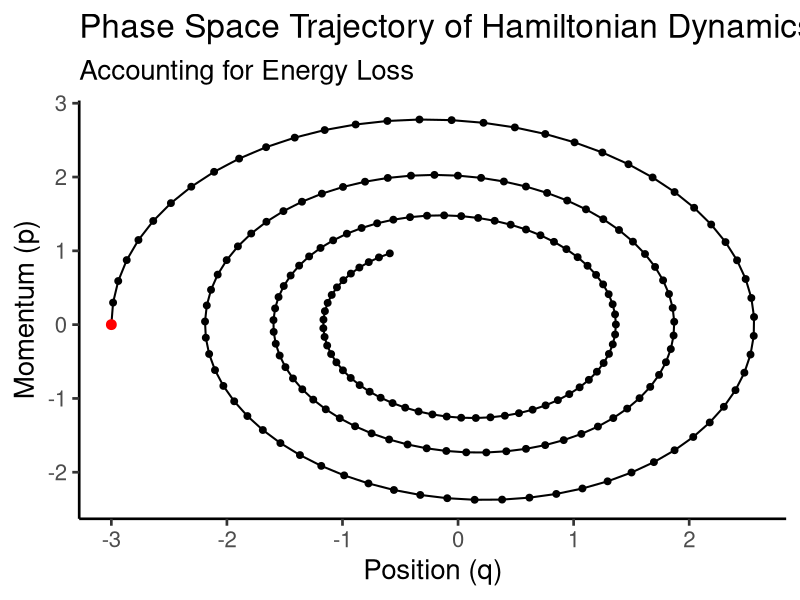
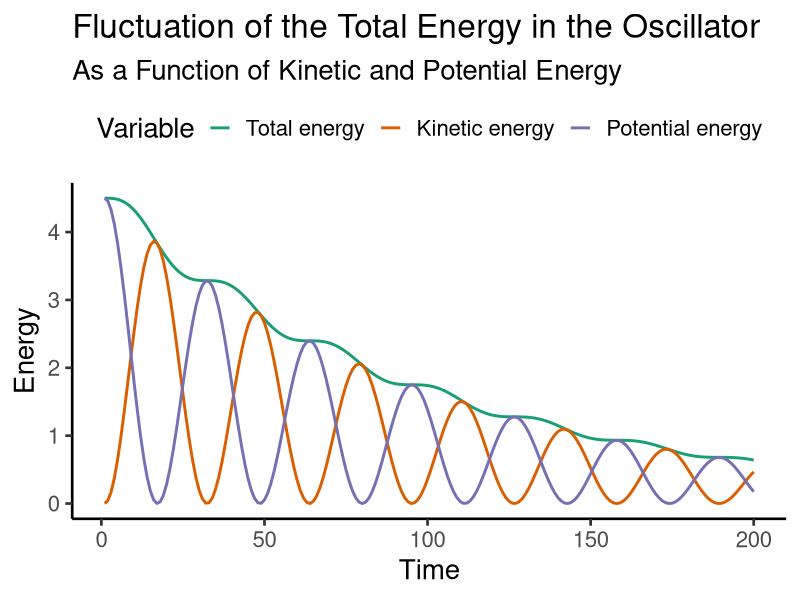
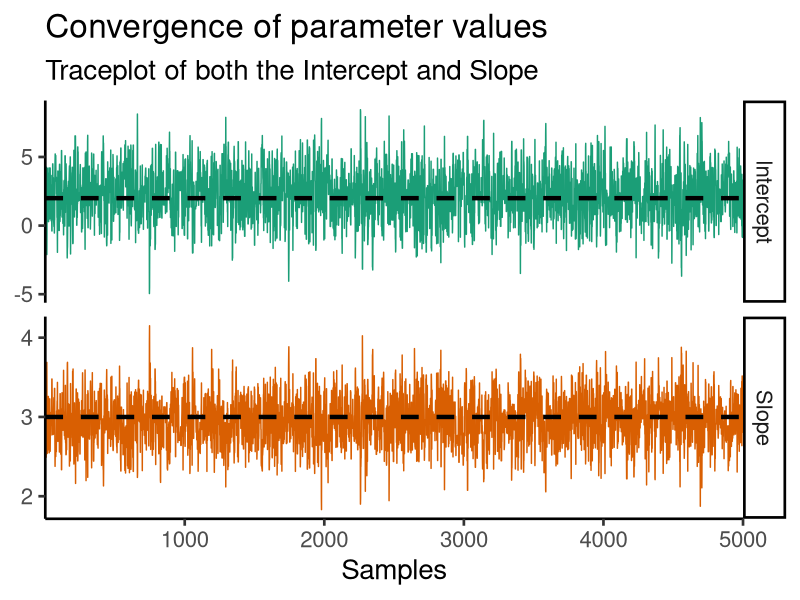
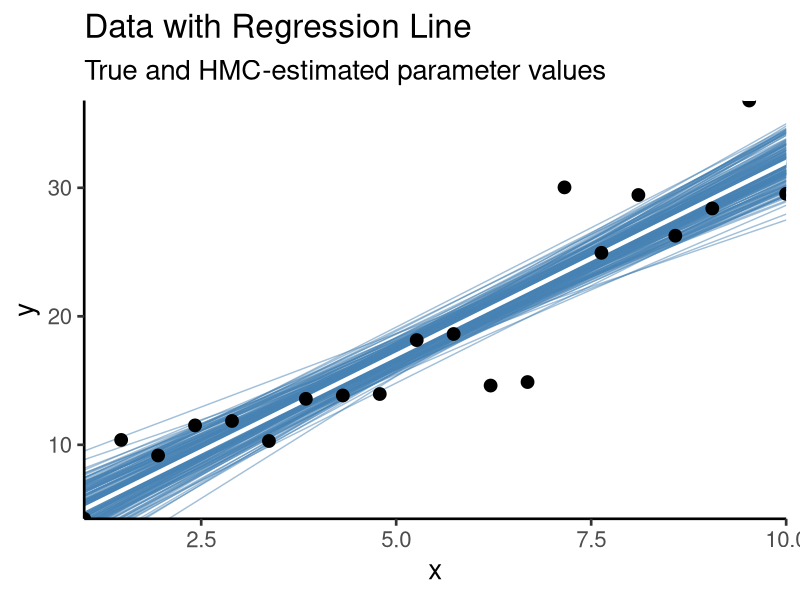
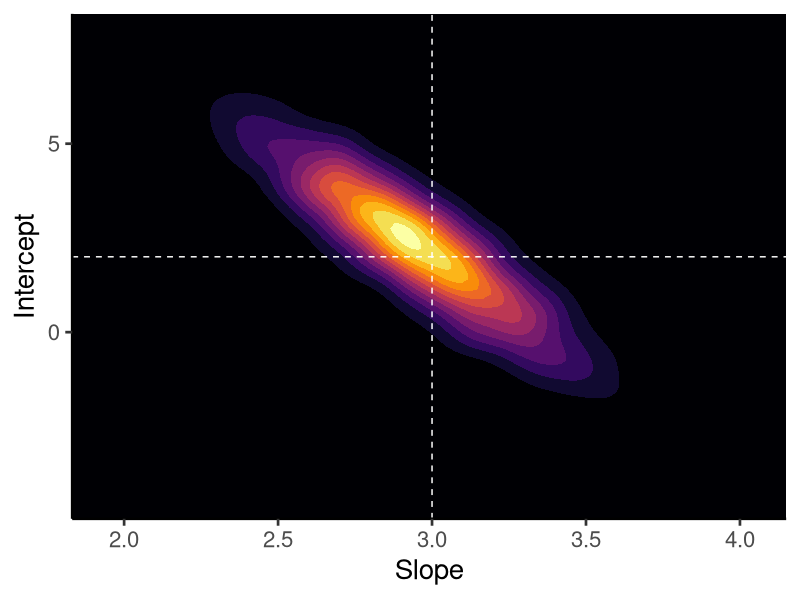

Here is the R script that generated these plots, in order:
## ---- chunk 1
#| include: false
library(ggplot2)
library(bayestestR)
library(data.table)
## ---- chunk 2
# Define the potential energy function (U) and its derivative (dU/dq)
U <- function(q) {
  k <- 1  # Spring constant
  return(0.5 * k * q^2)
}


dU_dq <- function(q) {
  k <- 1  # Spring constant
  return(k * q)
}

# Kinetic energy (K) used for later
K <- function(p, m) {
  return(p^2 / (2 * m))
}

# Introduce a damping coefficient
b <- 0.1  # Damping coefficient

# Set up initial conditions
q <- -3.0  # Initial position
p <- 0.0   # Initial momentum
m <- 1.0   # Mass

# Time parameters
t_max <- 20
dt <- 0.1
num_steps <- ceiling(t_max / dt)  # Ensure num_steps is an integer

# Initialize arrays to store position and momentum values over time
q_values <- numeric(num_steps)
p_values <- numeric(num_steps)

# Perform time integration using the leapfrog method
for (i in 1:num_steps) {
  # Store the current values
  q_values[i] <- q
  p_values[i] <- p
  
  # Half step update for momentum with damping
  p_half_step <- p - 0.5 * dt * (dU_dq(q) + b * p / m)
  
  # Full step update for position using the momentum from the half step
  q <- q + dt * (p_half_step / m)
  
  # Another half step update for momentum with damping using the new position
  p <- p_half_step - 0.5 * dt * (dU_dq(q) + b * p_half_step / m)
}

## ---- chunk 3
#| code-fold: true

harmonic_data <- data.table(`Position (q)` = q_values, `Momentum (p)` = p_values)

ggplot(harmonic_data, aes(`Position (q)`, `Momentum (p)`)) +
  geom_path(linewidth = .7) +
  geom_point(size = 2) +
  geom_point(data = harmonic_data[1,], col = "red", size = 3) +
  labs(title = "Phase Space Trajectory of Hamiltonian Dynamics",
       subtitle = "Accounting for Energy Loss") +
  theme_classic(base_size = 20)
## ---- chunk 4
#| code-fold: true

hamiltonian <- harmonic_data[, list(`Total energy` = U(`Position (q)`) + K(`Momentum (p)`, m),
                                    `Kinetic energy` = K(`Momentum (p)`, m), 
                                    `Potential energy` = U(`Position (q)`))]
hamiltonian <- melt(hamiltonian, measure.vars = c("Total energy", "Kinetic energy", "Potential energy")) 

ggplot(hamiltonian, aes(rep(1:200, times = 3), value, col = variable)) +
  geom_line(linewidth = 1) +
  labs(y = "Energy", col = "Variable", x = "Time",
       title = "Fluctuation of the Total Energy in the Oscillator",
       subtitle = "As a Function of Kinetic and Potential Energy") +
  scale_color_brewer(type = "qual", palette = 2) +
  theme_classic(base_size = 20) +
  theme(legend.position = "top")
## ---- chunk 5
set.seed(80) # Set seed for reproducibility

# Define the number of data points and the range of independent variable 'x'
n <- 20
x <- seq(1, 10, length.out = n)
## ---- chunk 6
# Define the true parameters of the linear model and the noise level
true_intercept <- 2
true_slope <- 3
sigma <- 5
## ---- chunk 7
# Generate the dependent variable 'y' with noise
mu_i = true_intercept + true_slope * x
y <- rnorm(n, mu_i, sigma)
## ---- chunk 8
# Define the log likelihood function for linear regression
log_likelihood <- function(intercept, slope, x, y, sigma) {
  
  # We estimate the predicted response
  y_pred <- intercept + slope * x 
  
  # Then we see how far from the observed value we are
  residuals <- y - y_pred
  
  # Then we estimate the likelihood associated with that error from a distribution
  # with no error (mean = 0)
  # (this is the function that we are trying to maximize)
  log_likelihood <- sum( dnorm(residuals, mean = 0, sd = sigma, log = TRUE) )
  
  return(log_likelihood)
}
## ---- chunk 9
# Define the log prior function for the parameters
log_prior <- function(intercept, slope) {
  # Assuming flat priors for simplicity
  # (the log of 0 is 1, so it has no effect)
  return(0) 
}
## ---- chunk 10
# Combine log likelihood and log prior to get log posterior
log_posterior <- function(intercept, slope, x, y, sigma) {
  return(log_likelihood(intercept, slope, x, y, sigma) + log_prior(intercept, slope))
}
## ---- chunk 11
# Initialization of the sampler
num_samples <- 5000  # Number of samples
epsilon <- 0.05  # Leapfrog step size
num_steps <- 50  # Number of leapfrog steps
init_intercept <- 0  # Initial guess for intercept
init_slope <- 0  # Initial guess for slope

# Placeholder for storing samples
params_samples <- matrix(NA, nrow = num_samples, ncol = 2)
## ---- chunk 12
for (i in 1:num_samples) {
  # Randomly initialize momentum
  momentum_current <- rnorm(2)
  
  # Make a copy of the current parameters
  params_proposed <- c(init_intercept, init_slope)
  
  # Perform leapfrog integration
  for (j in 1:num_steps) {
    # Half step update for momentum
    grad <- c(
      -sum((y - (params_proposed[1] + params_proposed[2] * x)) / sigma^2),
      -sum((y - (params_proposed[1] + params_proposed[2] * x)) * x / sigma^2)
    )
    momentum_current <- momentum_current - epsilon * grad * 0.5
    
    # Full step update for parameters
    params_proposed <- params_proposed + epsilon * momentum_current
    
    # Recalculate gradient for another half step update for momentum
    grad <- c(
      -sum((y - (params_proposed[1] + params_proposed[2] * x)) / sigma^2),
      -sum((y - (params_proposed[1] + params_proposed[2] * x)) * x / sigma^2)
    )
    momentum_current <- momentum_current - epsilon * grad * 0.5
  }
  
  # Calculate the log posterior of the current and proposed parameters
  log_posterior_current <- log_posterior(init_intercept, init_slope, x, y, sigma)
  log_posterior_proposed <- log_posterior(params_proposed[1], params_proposed[2], x, y, sigma)
  
  # Calculate the acceptance probability
  alpha <- min(1, exp(log_posterior_proposed - log_posterior_current))
  
  # Accept or reject the proposal
  if (runif(1) < alpha) {
    init_intercept <- params_proposed[1]
    init_slope <- params_proposed[2]
  }
  
  # Save the sample
  params_samples[i, ] <- c(init_intercept, init_slope)
}
## ---- chunk 13
#| fig-height: 10
#| code-fold: true

colnames(params_samples) <- c("Intercept", "Slope")
posterior <- as.data.table(params_samples)
posterior[, sample := seq_len(.N)]
melt_posterior <- melt(posterior, id.vars = "sample")

ggplot(melt_posterior, aes(sample, value, col = variable)) +
  facet_grid(rows = vars(variable), scales = "free_y") +
  geom_line(show.legend = FALSE) +
  geom_hline(data = data.frame(
    hline = c(true_intercept, true_slope),
    variable = c("Intercept", "Slope")
  ), aes(yintercept = hline), linetype = 2, linewidth = 1.5) +
  labs(x = "Samples", y = NULL,
       title = "Convergence of parameter values",
       subtitle = "Traceplot of both the Intercept and Slope") +
  scale_color_brewer(type = "qual", palette = 2) +
  scale_y_continuous(n.breaks = 3) +
  scale_x_continuous(expand = c(0,0)) +
  theme_classic(base_size = 20) +
  theme(legend.position = "top")
## ---- chunk 14
#| fig-width: 10
#| fig-height: 10
#| code-fold: true

ids <- posterior[,sample(sample, size = 200)]

ggplot() +
  geom_abline(slope = posterior$Slope[ids], intercept = posterior$Intercept[ids], col = "steelblue", alpha = .5) +
  geom_abline(slope = true_slope, intercept = true_intercept, col = "white", lwd = 1.5) +
  geom_point(aes(x, y), size = 4) +
  scale_x_continuous(expand = c(0,0)) +
  scale_y_continuous(expand = c(0,0)) +
  labs(title = "Data with Regression Line",
       subtitle = "True and HMC-estimated parameter values") +
  theme_classic(base_size = 20)
## ---- chunk 15
#| fig-width: 10
#| fig-height: 10
#| code-fold: true

ggplot(posterior, aes(Slope, Intercept)) +
  geom_density2d_filled(contour_var = "density", show.legend = FALSE) +
  geom_hline(yintercept = true_intercept, linetype = 2, col = "white") +
  geom_vline(xintercept = true_slope, linetype = 2, col = "white") +
  scale_x_continuous(expand = c(0,0)) +
  scale_y_continuous(expand = c(0,0)) +
  scale_fill_viridis_d(option = "B") +
  theme_classic(base_size = 20)
